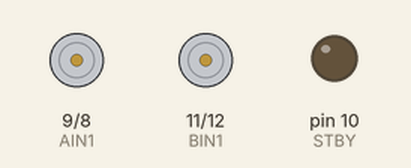
Recording of a sketch running on a simulated Arduino Uno, built with avr-gcc and run on an emulated ATmega328P. Parts: motor-driver pin pairs drawn as motors (green arrow = first pin HIGH = forward, orange = second pin HIGH = backward, longer = more drive, scaled by the enable pin, stopped while the standby pin is LOW), output pins drawn as LEDs (lit = HIGH).

Above: at 1.0 s.
At 6.2 s:
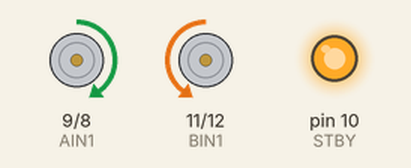
At 10.0 s:
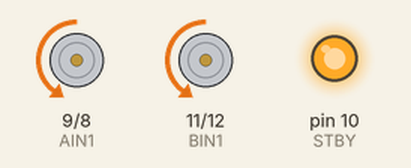
At 13.2 s:
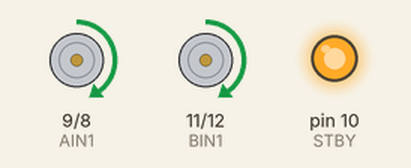
Timing chart, 0 to 14.0 s (numbered marks = the images above):
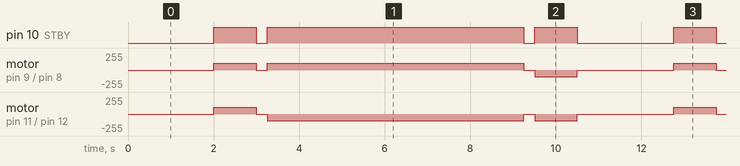

The sketch:

Piper_Bot.ino
```cpp
//motor A connected between A01 and A02
//motor B connected between B01 and B02

int STBY = 10; //standby

//Motor A
int PWMA = 3; //Speed control
int AIN1 = 9; //Direction
int AIN2 = 8; //Direction

//Motor B
int PWMB = 5; //Speed control
int BIN1 = 11; //Direction
int BIN2 = 12; //Direction

void setup(){
  pinMode(STBY, OUTPUT);

  pinMode(PWMA, OUTPUT);
  pinMode(AIN1, OUTPUT);
  pinMode(AIN2, OUTPUT);

  pinMode(PWMB, OUTPUT);
  pinMode(BIN1, OUTPUT);
  pinMode(BIN2, OUTPUT);
}

void loop(){
  delay(2000); //give us time to get set

  //Forward
  move(1, 100, 1); //motor 1, 100 speed, left
  move(2, 100, 1); //motor 2, 100 speed, left
  delay(1000); //go for 1 second
  stop(); //stop
  delay(250);


  //Spin
  move(1, 100, 1);
  move(2, 100, 0);
  delay(6000);
  stop();
  delay(250); //hold for 250ms until move again

  //Backward
  move(1, 100, 0); //motor 1, 100 speed, right
  move(2, 100, 0); //motor 2, 100 speed, right
  delay(1000);
  stop();

  delay(250);


}


void move(int motor, int speed, int direction){
//Move specific motor at speed and direction
//motor: 0 for B 1 for A
//speed: 0 is off, and 255 is full speed
//direction: 0 clockwise, 1 counter-clockwise

  digitalWrite(STBY, HIGH); //disable standby

  boolean inPin1 = LOW;
  boolean inPin2 = HIGH;

  if(direction == 1){
    inPin1 = HIGH;
    inPin2 = LOW;
  }

  if(motor == 1){
    digitalWrite(AIN1, inPin1);
    digitalWrite(AIN2, inPin2);
    analogWrite(PWMA, speed);
  }else{
    digitalWrite(BIN1, inPin1);
    digitalWrite(BIN2, inPin2);
    analogWrite(PWMB, speed);
  }
}

void stop(){
//enable standby
  digitalWrite(STBY, LOW);
}
```

Measured:
- by itself, pin 10 (STBY): repeats every 10.8 s: LOW 0.25 s, HIGH 6.0 s, LOW 0.25 s, HIGH 1.0 s, LOW 2.3 s, HIGH 1.0 s
- by itself, motor on pin 9 (AIN1) / pin 8 (AIN2): repeats every 10.8 s: stopped 0.25 s, forward 100/255 6.0 s, stopped 0.25 s, backward 100/255 1.0 s, stopped 2.3 s, forward 100/255 1.0 s
- by itself, motor on pin 11 (BIN1) / pin 12 (BIN2): repeats every 10.8 s: stopped 0.25 s, backward 100/255 6.0 s, stopped 0.25 s, backward 100/255 1.0 s, stopped 2.3 s, forward 100/255 1.0 s
